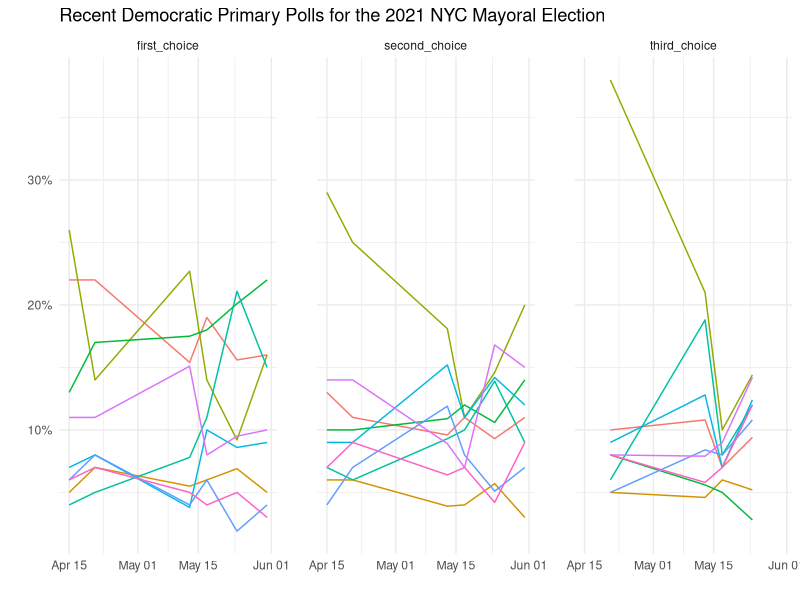

Generate this figure with R:
# Loading in the necessary libraries
library(tidyverse)
library(scales)

# Data
polls <- read_csv("data/nyc_polls.csv",
                  col_types = cols(
                    date = col_date(format = "%m/%d/%y"),
                    pollster = col_character(),
                    sample_n = col_double(),
                    name = col_character(),
                    first_choice = col_double(),
                    second_choice = col_double(),
                    third_choice = col_double(),
                    link = col_character()
                  ))

# Plotting the data
polls %>% 
  pivot_longer(first_choice:third_choice, 
               names_to = "pick", 
               values_to = "response") %>% 
  drop_na() %>% 
  ggplot(aes(x = date, y = response, color = name, label = pollster)) +
  geom_line() +
  facet_wrap(~pick) +
  scale_y_continuous(labels = percent_format(scale = 1)) +
  theme_minimal() + 
  theme(legend.position = "none",
        panel.spacing = unit(2, "lines")) +
  labs(title = "Recent Democratic Primary Polls for the 2021 NYC Mayoral Election",
       x = "",
       y = "")
